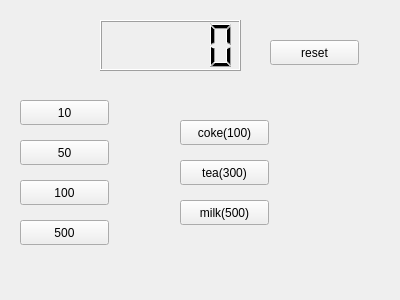
<?xml version="1.0" encoding="UTF-8"?>
<ui version="4.0">
 <class>VenWidget</class>
 <widget class="QWidget" name="VenWidget">
  <property name="geometry">
   <rect>
    <x>0</x>
    <y>0</y>
    <width>400</width>
    <height>300</height>
   </rect>
  </property>
  <property name="windowTitle">
   <string>VenWidget</string>
  </property>
  <widget class="QLCDNumber" name="lcdNumber">
   <property name="geometry">
    <rect>
     <x>100</x>
     <y>20</y>
     <width>141</width>
     <height>51</height>
    </rect>
   </property>
  </widget>
  <widget class="QPushButton" name="n10">
   <property name="geometry">
    <rect>
     <x>20</x>
     <y>100</y>
     <width>89</width>
     <height>25</height>
    </rect>
   </property>
   <property name="text">
    <string>10</string>
   </property>
  </widget>
  <widget class="QPushButton" name="n100">
   <property name="geometry">
    <rect>
     <x>20</x>
     <y>180</y>
     <width>89</width>
     <height>25</height>
    </rect>
   </property>
   <property name="text">
    <string>100</string>
   </property>
  </widget>
  <widget class="QPushButton" name="n500">
   <property name="geometry">
    <rect>
     <x>20</x>
     <y>220</y>
     <width>89</width>
     <height>25</height>
    </rect>
   </property>
   <property name="text">
    <string>500</string>
   </property>
  </widget>
  <widget class="QPushButton" name="coke">
   <property name="geometry">
    <rect>
     <x>180</x>
     <y>120</y>
     <width>89</width>
     <height>25</height>
    </rect>
   </property>
   <property name="text">
    <string>coke(100)</string>
   </property>
  </widget>
  <widget class="QPushButton" name="tea">
   <property name="geometry">
    <rect>
     <x>180</x>
     <y>160</y>
     <width>89</width>
     <height>25</height>
    </rect>
   </property>
   <property name="text">
    <string>tea(300)</string>
   </property>
  </widget>
  <widget class="QPushButton" name="milk">
   <property name="geometry">
    <rect>
     <x>180</x>
     <y>200</y>
     <width>89</width>
     <height>25</height>
    </rect>
   </property>
   <property name="text">
    <string>milk(500)</string>
   </property>
  </widget>
  <widget class="QPushButton" name="n50">
   <property name="geometry">
    <rect>
     <x>20</x>
     <y>140</y>
     <width>89</width>
     <height>25</height>
    </rect>
   </property>
   <property name="text">
    <string>50</string>
   </property>
  </widget>
  <widget class="QPushButton" name="reset">
   <property name="geometry">
    <rect>
     <x>270</x>
     <y>40</y>
     <width>89</width>
     <height>25</height>
    </rect>
   </property>
   <property name="text">
    <string>reset</string>
   </property>
  </widget>
 </widget>
 <layoutdefault spacing="6" margin="11"/>
 <resources/>
 <connections/>
</ui>
